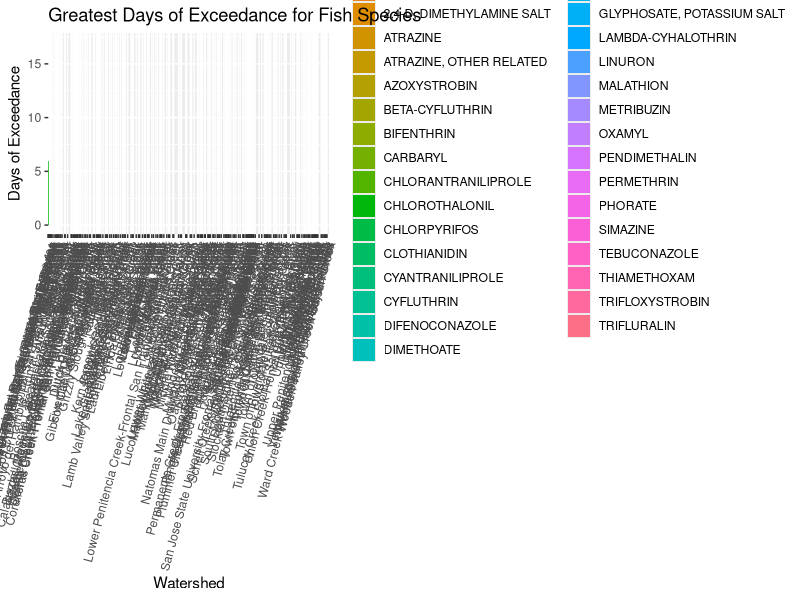
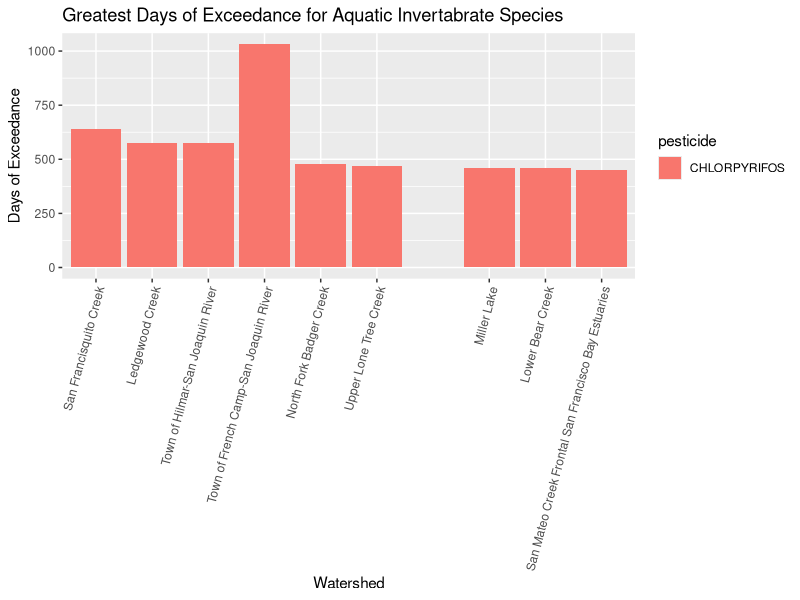
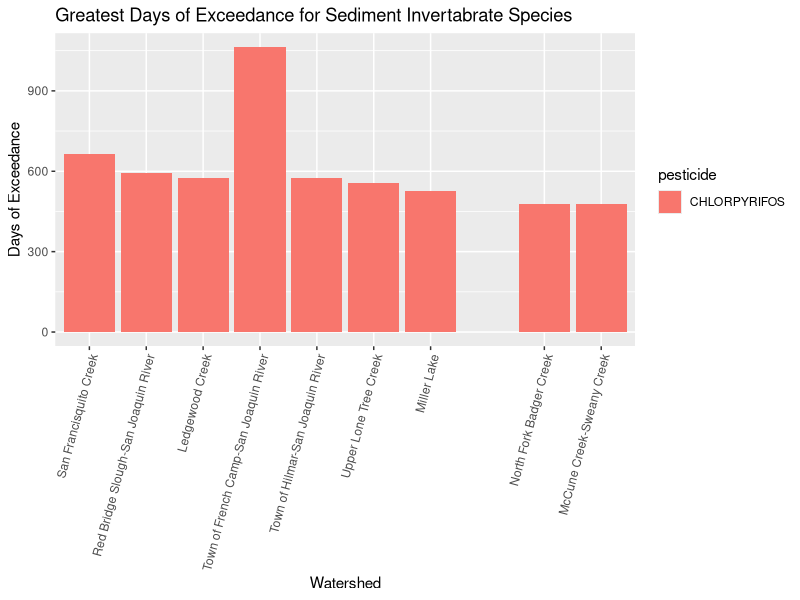
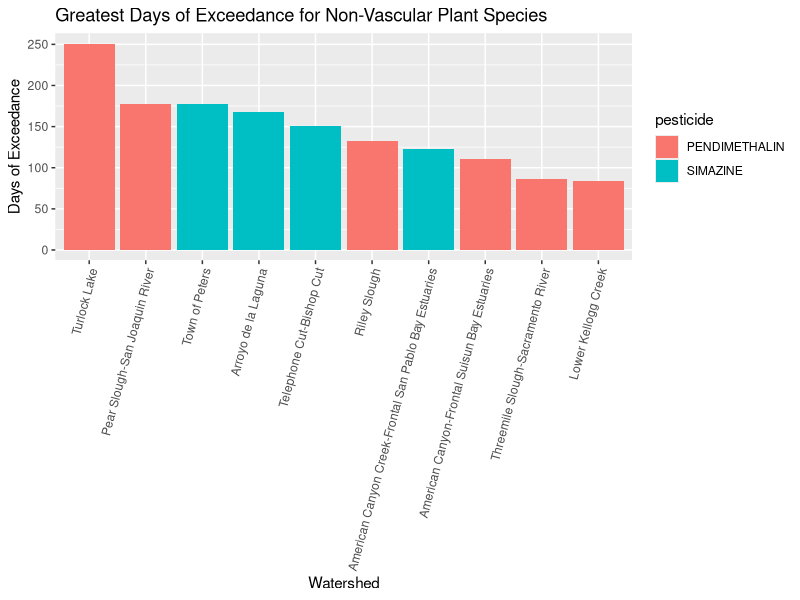
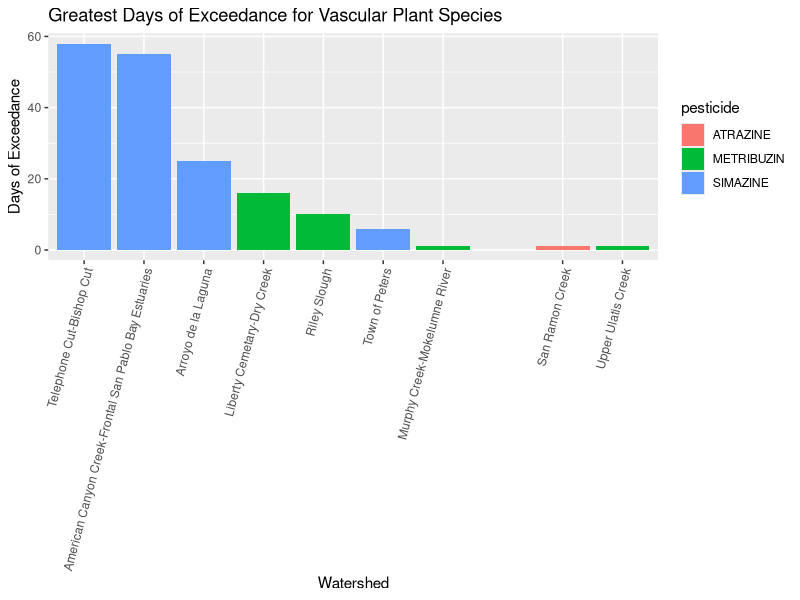
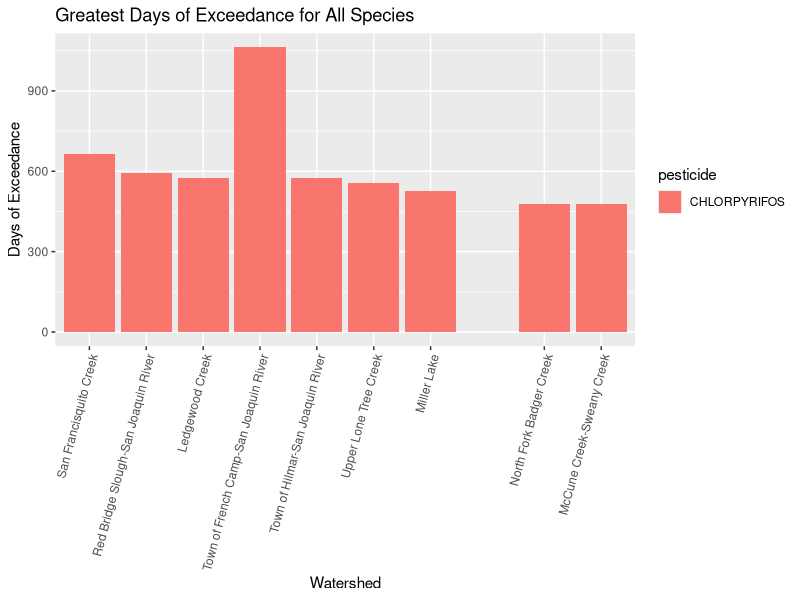

Write the R code that produced these figures, in order.
## ---- chunk 1
knitr::opts_chunk$set(echo = FALSE, include=FALSE, warning = FALSE, message = FALSE)

library(here)
library(tidyverse)
library(ggplot2)
library(ggpubr)
library(patchwork)
library(kableExtra)
library(dplyr)
## ---- chunk 2
days_exceed <- read_csv(here("Tab3_Days_ExceedHealthBenchmarks.csv"))

summary(days_exceed)

### By species 
### Days invert sed = max 381
### Days invertebrate water = max 250
### Days plant non-vascular = max 190 


### Days any species = max 381 (going to be from days invert sed
unique(days_exceed$huc)
## ---- chunk 3
fish <- days_exceed %>% 
  select(huc, days_fish, pesticide) %>% 
  slice_max(days_fish, n = 10) %>% # keeping the largest values of the counts by lake 
  arrange(-days_fish) # arranges selected choices from greatest to least 

## Plot it 
ggplot(data = fish, aes(y = days_fish, x = huc, fill = pesticide)) +  
  scale_x_discrete(limits = fish$huc) + 
  geom_col() +
  labs(y = 'Days of Exceedance', x = "Watershed",
       title = "Greatest Days of Exceedance for Fish Species") + 
  theme(axis.text.x = element_text(angle =75, hjust = 1))
## ---- chunk 4
invert_water <- days_exceed %>% 
  select(days_invertebrate_water, pesticide, huc) %>% 
  slice_max(days_invertebrate_water, n = 10) %>% # keeping the largest values of the counts by lake 
  arrange(-days_invertebrate_water) # arranges selected choices from greatest to least 


## Plot it 
ggplot(data = invert_water, aes(y = days_invertebrate_water, x = huc, fill = pesticide)) +  
  scale_x_discrete(limits = invert_water$huc) + 
  geom_col() +
  labs(y = 'Days of Exceedance', x = "Watershed",
       title = "Greatest Days of Exceedance for Aquatic Invertabrate Species") + 
  theme(axis.text.x = element_text(angle =75, hjust = 1))
## ---- chunk 5
invert_sed <- days_exceed %>% 
  select(days_invertebrate_sed, pesticide, huc) %>% 
  slice_max(days_invertebrate_sed, n = 10) %>% # keeping the largest values of the counts by lake 
  arrange(-days_invertebrate_sed) # arranges selected choices from greatest to least 


## Plot it 
ggplot(data = invert_sed, aes(y = days_invertebrate_sed, x = huc, fill = pesticide)) + 
  scale_x_discrete(limits = invert_sed$huc) + 
  geom_col() +
  labs(y = 'Days of Exceedance', x = "Watershed",
       title = "Greatest Days of Exceedance for Sediment Invertabrate Species") + 
  theme(axis.text.x = element_text(angle =75, hjust = 1))
## ---- chunk 6
non_vasc_plant <- days_exceed %>% 
  select(days_plant_nonvascular, pesticide, huc) %>% 
  slice_max(days_plant_nonvascular, n = 10) %>% # keeping the largest values of the counts by lake 
  arrange(-days_plant_nonvascular) # arranges selected choices from greatest to least 

## Plot it 
ggplot(data = non_vasc_plant, aes(y = days_plant_nonvascular, 
                                  x = huc, 
                                  fill = pesticide,
                                  )) +  
  scale_x_discrete(limits = non_vasc_plant$huc) + 
  geom_col() +
  labs(y = 'Days of Exceedance', x = "Watershed",
       title = "Greatest Days of Exceedance for Non-Vascular Plant Species") + 
  theme(axis.text.x = element_text(angle =75, hjust = 1))
## ---- chunk 7
vasc_plant <- days_exceed %>% 
  select(days_plant_vascular, pesticide,  huc) %>% 
  slice_max(days_plant_vascular, n = 8) %>% # keeping the largest values of the counts by lake 
  arrange(-days_plant_vascular) # arranges selected choices from greatest to least 


## Plot it 
ggplot(data = vasc_plant, aes(y = days_plant_vascular, 
                                  x = huc, 
                                  fill = pesticide,
                                  )) +  
  scale_x_discrete(limits = vasc_plant$huc) + 
  geom_col() +
  labs(y = 'Days of Exceedance', x = "Watershed",
       title = "Greatest Days of Exceedance for Vascular Plant Species") + 
  theme(axis.text.x = element_text(angle =75, hjust = 1))
## ---- chunk 8
all_species <- days_exceed %>% 
  select(days_any_species, pesticide, huc) %>% 
  slice_max(days_any_species, n = 10) %>% # keeping the largest values of the counts by lake 
  arrange(-days_any_species) # arranges selected choices from greatest to least 


## Plot it 
ggplot(data = all_species, aes(y = days_any_species, 
                                  x = huc, 
                                  fill = pesticide,
                                  )) +  
  scale_x_discrete(limits = all_species$huc) + 
  geom_col() +
  labs(y = 'Days of Exceedance', x = "Watershed",
       title = "Greatest Days of Exceedance for All Species") + 
  theme(axis.text.x = element_text(angle = 75, hjust = 1))
## ---- chunk 9
# watershed_site_pesticide_species_ri <- read_csv(here("model_output_data", "BDW_NearHUC12_2015_2019_Watershed_Site_Pesticide_RI.csv"))
## ---- chunk 10
# summary(watershed_site_pesticide_species_ri)

# 18 variables
# 3 are characters
# The rest are numeric classes
# I don't see any NA values
## ---- chunk 11
## For my tab I am only interested in watershed site, pesticide type, and all of the species columns


# subset_pesticide_species <- watershed_site_pesticide_species_ri %>%
#   select(huc, pesticide, RI_max_fish:RI_max_net)
## ---- chunk 12
## Fish species
# fish_RI <- subset_pesticide_species %>%
#   select(huc, pesticide, RI_max_fish)
# 
# # ## Just want to see the highest RIs
# fish_RI_simplify <- fish_RI %>%
#   group_by(huc, pesticide) %>%
#   summarise(mean_RI = mean(RI_max_fish))
## ---- chunk 13
## Trying out group split in dplyr
# huc_fish_split <- group_split(fish_RI_simplify, huc)
## Doesn't properly name the new dfs though


## Using a for loop to further split up huc data
## Separating each huc into a different data frame
## Creating a vector for all of the unique huc ids
# hucs_fish <- unique(fish_RI_simplify$huc)
# 
# ## Turning the unique names output into a list
# huc_fish_id <- list()
# 
# 
# ## Looping through each of the unique huc values in the list and creating corresponding named data frames
# for(i in hucs_fish){
#      fish_RI_hucs <- paste0(i)
#      huc_fish_id[[fish_RI_hucs]] <- fish_RI_simplify[fish_RI_simplify$huc == i,]
# }
## ---- chunk 14
## Trying to lapply the slice max fcn to each subset...and failing
# for(i in huc_id){
#
#      lapply
# function (huc_id, FUN, ...)
# {
#     FUN <- slice_max(huc_id$mean_RI, n = 5)
#     .Internal(lapply(huc_id, FUN))
# }
# }
## ---- chunk 15
## Invert water species
# invert_water_RI <- subset_pesticide_species %>%
#   select(huc, pesticide, RI_max_invertebrate_water)
# 
# 
# ## Separating by huc id / site
# ## Creating a vector for all of the unique huc ids
# hucs_inv_wtr <- unique(invert_water_RI$huc)
# 
# ## Turning the unique names output into a list
# huc_inv_wtr_id <- list()
# 
# 
# ## Looping through each of the unique huc values in the list and creating corresponding named data frames
# for(i in hucs_inv_wtr){
#      wtr_inv_hucs <- paste0(i)
#      huc_inv_wtr_id[[wtr_inv_hucs]] <- invert_water_RI[invert_water_RI$huc == i,]
# }
## ---- chunk 16
## Plant non-vascular
# non_vasc_plant_RI <- subset_pesticide_species %>%
#   select(huc, pesticide, RI_max_plant_nonvascular)
# 
# ## Separating by huc id / site
# ## Creating a vector for all of the unique huc ids
# hucs_non_vasc <- unique(non_vasc_plant_RI$huc)
# 
# ## Turning the unique names output into a list
# huc_non_vasc_id <- list()
# 
# 
# ## Looping through each of the unique huc values in the list and creating corresponding named data frames
# for(i in hucs_non_vasc){
#      non_vasc_hucs <- paste0(i)
#      huc_non_vasc_id[[non_vasc_hucs]] <- non_vasc_plant_RI[non_vasc_plant_RI$huc == i,]
# }
## ---- chunk 17
## Vascular plant
# vasc_plant_RI <- subset_pesticide_species %>%
#   select(huc, pesticide, RI_max_plant_vascular)
# 
# ## Separating by huc id / site
# ## Creating a vector for all of the unique huc ids
# hucs_vasc <- unique(vasc_plant_RI$huc)
# 
# ## Turning the unique names output into a list
# huc_vasc_id <- list()
# 
# 
# ## Looping through each of the unique huc values in the list and creating corresponding named data frames
# for(i in hucs_vasc){
#      vasc_RI_hucs <- paste0(i)
#      huc_vasc_id[[vasc_RI_hucs]] <- vasc_plant_RI[vasc_plant_RI$huc == i,]
# }
## ---- chunk 18
## Invert benthic sediment
# sed_invert_RI <- subset_pesticide_species %>%
#   select(huc, pesticide, RI_max_invertebrate_sed)
# 
# ## Separating by huc id / site
# ## Creating a vector for all of the unique huc ids
# hucs_sed_invert <- unique(sed_invert_RI$huc)
# 
# ## Turning the unique names output into a list
# sed_invert_huc <- list()
# 
# 
# ## Looping through each of the unique huc values in the list and creating corresponding named data frames
# for(i in hucs_sed_invert){
#      sed_hucs <- paste0(i)
#      sed_invert_huc[[sed_hucs]] <- sed_invert_RI[sed_invert_RI$huc == i,]
# }
